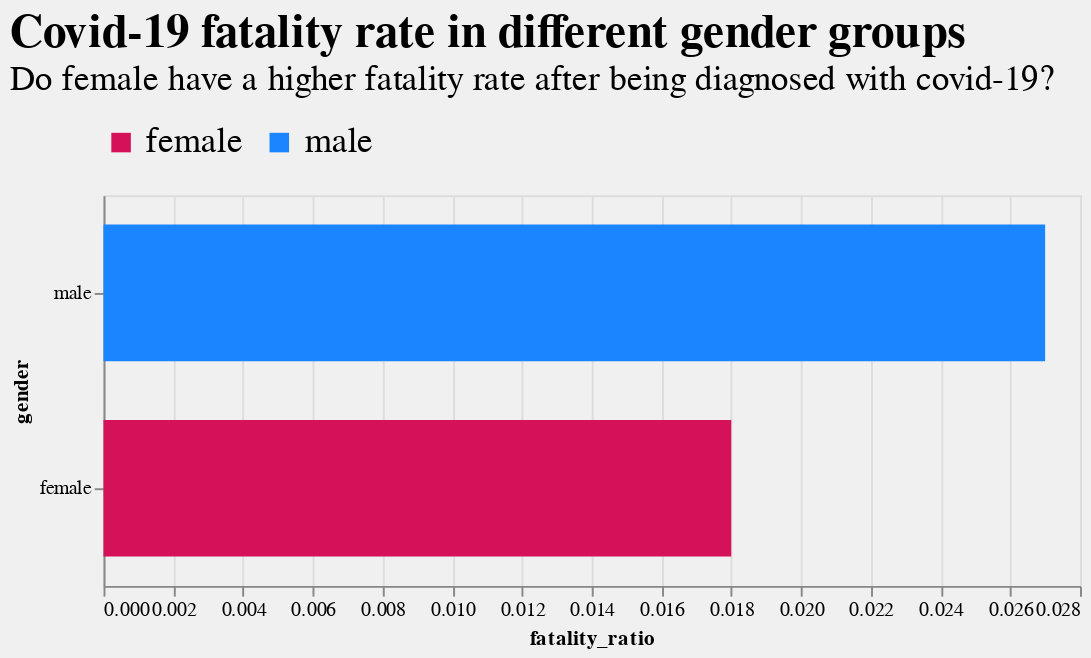

Notebook cell for this chart:
### Code cell
def gender_group_bar_chart():
    range_ = ['#D41159', '#1A85FF']
    bar_chart = alt.Chart(time_gender_grouped).mark_bar(size=70).encode(
            y = alt.Y('sex:N', title='gender',
            sort=alt.EncodingSortField(field='fatality_ratio', order='descending')),
        x = alt.X('fatality_ratio:Q'),
        color=alt.Color('sex:N',legend = alt.Legend(orient='top',title='',labelFontSize=18),
                        scale=alt.Scale(range=range_))
        ).properties(
        title = {
            'text' :['Covid-19 fatality rate in different gender groups'],
            'subtitle':['Do female have a higher fatality rate after being diagnosed with covid-19?']
                },
        height=200,
        width=500
    ).configure(
        background='#f0f0f0'
    ).configure_title(
        fontSize=24,
        subtitleFontSize= 18,
        anchor='start',
        dy=-10
    )
    
    return bar_chart
 
gender_group_bar_chart()

### Figure 1 — Vega-Lite specification as saved in the notebook (floating-point values rounded to 4 significant figures)
{"config": {"view": {"continuousWidth": 400, "continuousHeight": 300}, "background": "#f0f0f0", "title": {"anchor": "start", "dy": -10, "fontSize": 24, "subtitleFontSize": 18}}, "data": {"name": "data-ff69f310a66822570f519cf258fd24b3"}, "mark": {"type": "bar", "size": 70}, "encoding": {"color": {"type": "nominal", "field": "sex", "legend": {"labelFontSize": 18, "orient": "top", "title": ""}, "scale": {"range": ["#D41159", "#1A85FF"]}}, "x": {"type": "quantitative", "field": "fatality_ratio"}, "y": {"type": "nominal", "field": "sex", "sort": {"field": "fatality_ratio", "order": "descending"}, "title": "gender"}}, "height": 200, "title": {"text": ["Covid-19 fatality rate in different gender groups"], "subtitle": ["Do female have a higher fatality rate after being diagnosed with covid-19?"]}, "width": 500, "$schema": "https://vega.github.io/schema/vega-lite/v4.8.1.json", "datasets": {"data-ff69f310a66822570f519cf258fd24b3": [{"sex": "female", "confirmed": 7305, "deceased": 131, "fatality_ratio": 0.018}, {"sex": "male", "confirmed": 5495, "deceased": 151, "fatality_ratio": 0.027}]}}
